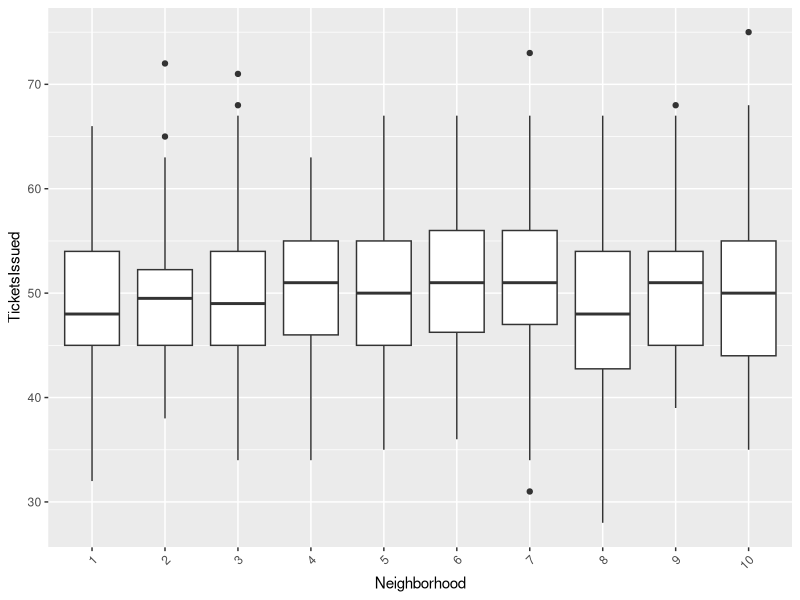

This chart was generated by the following R code:
#### Preamble ####
# Purpose: designed to simulate and analyze a dataset representing annual ticket issuance across various neighborhoods.
# Author: Abdul Ahad Qureshi
# Date: 25 January 2023 
# Contact: ahad.qureshi@mail.utoronto.ca
# License: MIT



#### Workspace setup ####
library(tidyverse)
library(dplyr)
library(ggplot2)

#### Simulate data ####
set.seed(123) # Setting seed for reproducibility
n <- 1000 # Number of observations
num_neighborhoods <- 10 # Total number of neighborhoods
data <- data.frame(
  Neighborhood = factor(sample(1:num_neighborhoods, n, replace = TRUE)),
  TicketsIssued = rpois(n, lambda = 50) # Assuming Poisson distribution
)
# Basic data exploration
summary(data)
table(data$Neighborhood)

# Visualization
ggplot(data, aes(x = Neighborhood, y = TicketsIssued)) + 
  geom_boxplot() +
  theme(axis.text.x = element_text(angle = 45, hjust = 1))

# Analyzing the correlation
# Since Neighborhood is a factor, we'll use ANOVA to test for differences in ticket issuance among neighborhoods
anova_result <- aov(TicketsIssued ~ Neighborhood, data = data)
summary(anova_result)